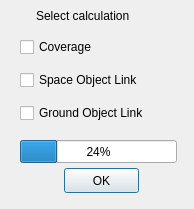
<?xml version="1.0" encoding="UTF-8"?>
<ui version="4.0">
 <class>AnalysisPropDialog</class>
 <widget class="QDialog" name="AnalysisPropDialog">
  <property name="geometry">
   <rect>
    <x>0</x>
    <y>0</y>
    <width>194</width>
    <height>209</height>
   </rect>
  </property>
  <property name="minimumSize">
   <size>
    <width>194</width>
    <height>209</height>
   </size>
  </property>
  <property name="windowTitle">
   <string>Dialog</string>
  </property>
  <widget class="QPushButton" name="OKButton">
   <property name="geometry">
    <rect>
     <x>64</x>
     <y>168</y>
     <width>75</width>
     <height>25</height>
    </rect>
   </property>
   <property name="text">
    <string>OK</string>
   </property>
  </widget>
  <widget class="QWidget" name="verticalLayoutWidget">
   <property name="geometry">
    <rect>
     <x>20</x>
     <y>30</y>
     <width>157</width>
     <height>101</height>
    </rect>
   </property>
   <layout class="QVBoxLayout" name="verticalLayout">
    <item>
     <widget class="QCheckBox" name="covCheckBox">
      <property name="text">
       <string>Coverage</string>
      </property>
     </widget>
    </item>
    <item>
     <widget class="QCheckBox" name="SOLinkCheckBox">
      <property name="text">
       <string>Space Object Link</string>
      </property>
     </widget>
    </item>
    <item>
     <widget class="QCheckBox" name="GOLinkCheckBox">
      <property name="text">
       <string>Ground Object Link</string>
      </property>
      <property name="tristate">
       <bool>false</bool>
      </property>
     </widget>
    </item>
   </layout>
  </widget>
  <widget class="QLabel" name="label">
   <property name="geometry">
    <rect>
     <x>36</x>
     <y>8</y>
     <width>117</width>
     <height>16</height>
    </rect>
   </property>
   <property name="text">
    <string>Select calculation</string>
   </property>
  </widget>
  <widget class="QProgressBar" name="progressBar">
   <property name="enabled">
    <bool>true</bool>
   </property>
   <property name="geometry">
    <rect>
     <x>20</x>
     <y>140</y>
     <width>157</width>
     <height>23</height>
    </rect>
   </property>
   <property name="value">
    <number>24</number>
   </property>
  </widget>
 </widget>
 <resources/>
 <connections/>
</ui>
